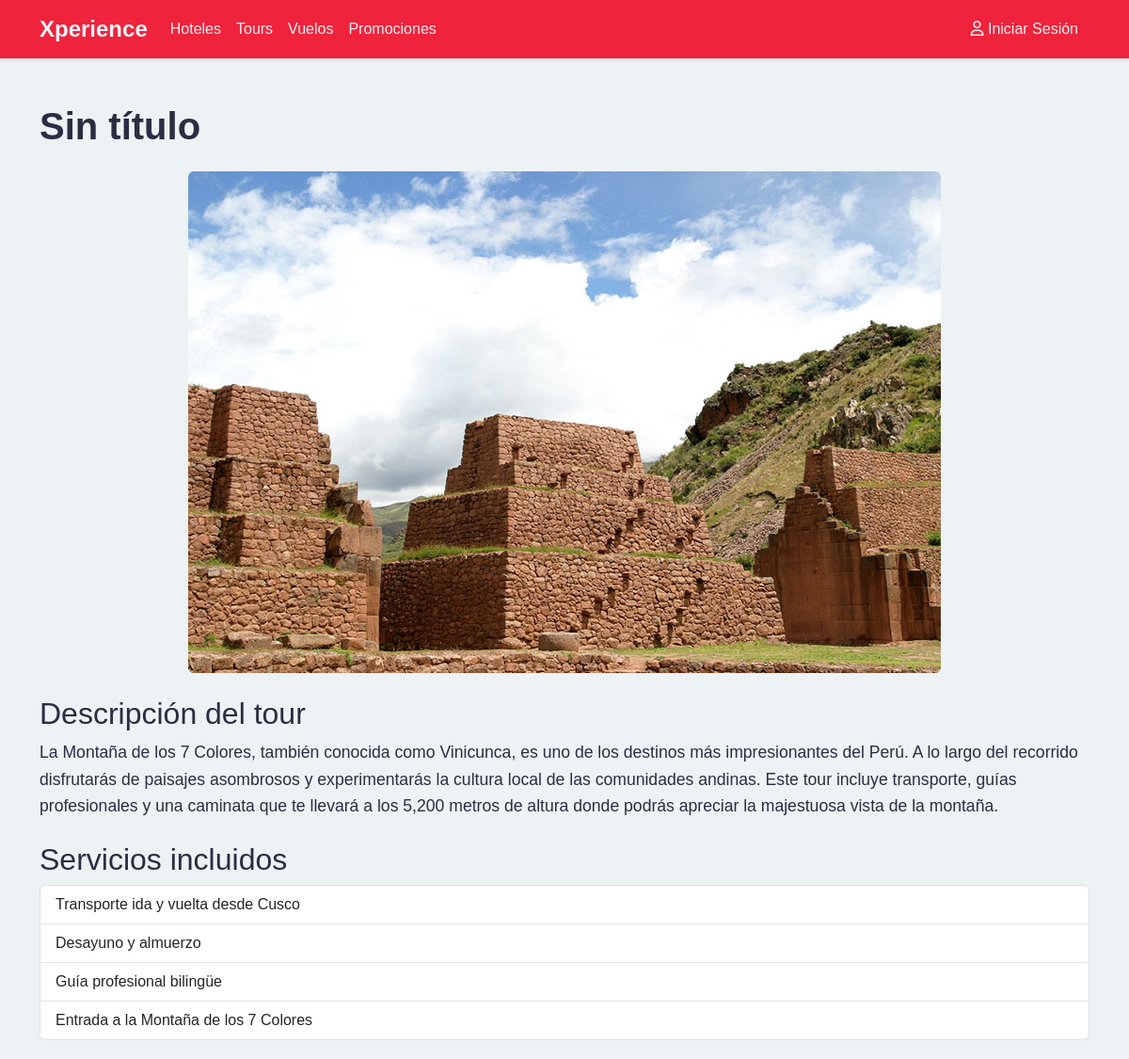
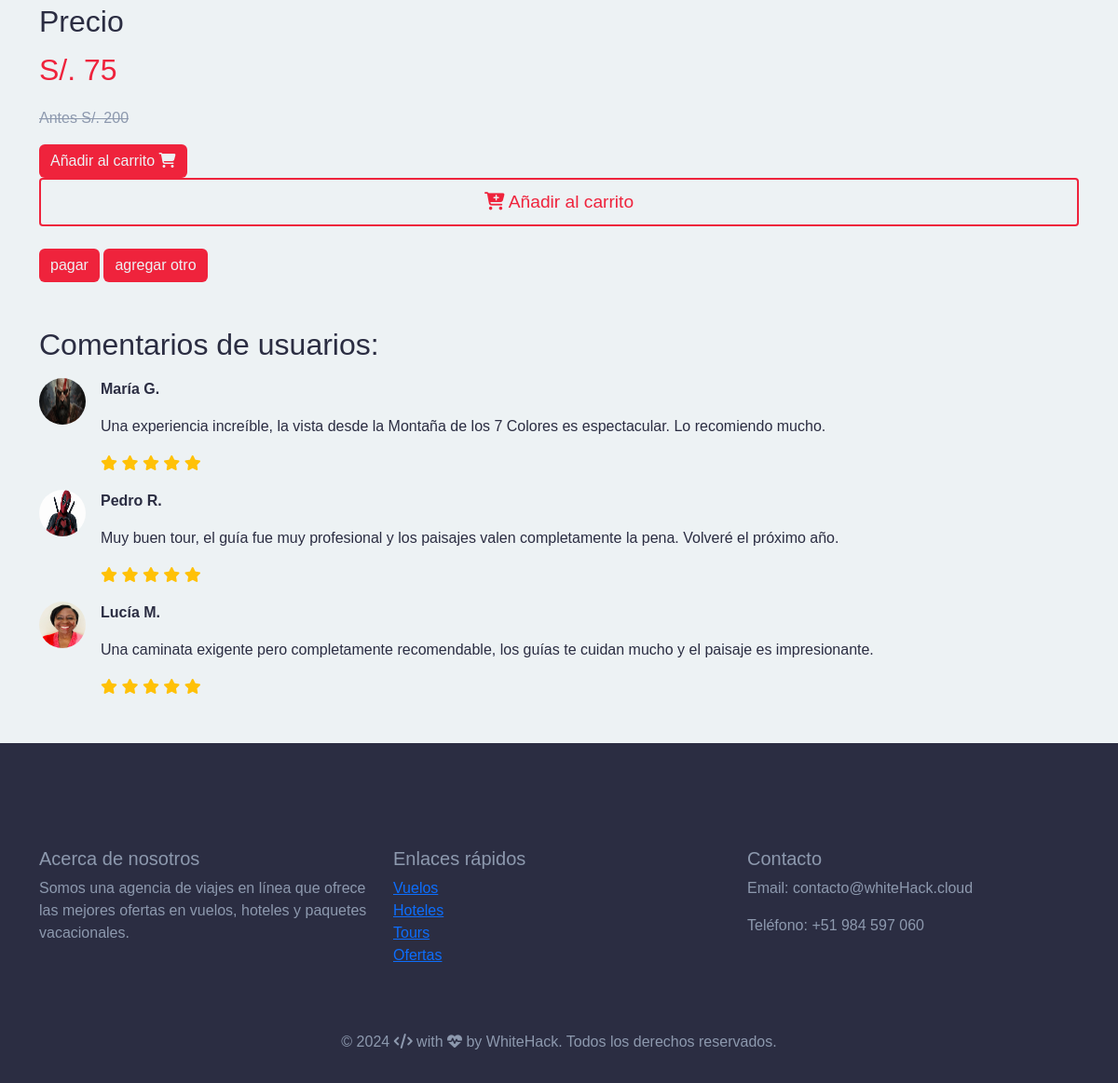
Screenshot of /store/category/ciudad/valle-sur with the database file from the repository (2 pictures, top to bottom).
### store/models.py (models this page shows, shortened)
class Product(models.Model):
    product_name = models.CharField(max_length=200, unique=True)
    slug = models.SlugField(max_length=200, unique=True)
    title = models.CharField(max_length=100, default="Sin título")
    description = models.TextField(max_length=1000, blank=True)
    price = models.IntegerField()
    images = models.ImageField(upload_to='fotos/productos')
    stock = models.IntegerField()
    is_available = models.BooleanField(default=True)
    category = models.ForeignKey(Category, on_delete=models.CASCADE)
    created_date = models.DateField(auto_created=True)
    modified_date = models.DateField(auto_created=True)
    @property
    def price_public(self):
        return int(self.price * 1.25) if self.price is not None else 0

### store/views.py (the view)
# urls.py: path('category/<slug:category_slug>/<slug:product_slug>', views.product_detail, name='product_detail'),
def product_detail(request, category_slug, product_slug):
    try:
        single_product = Product.objects.get(category__slug= category_slug, slug= product_slug)
    except Exception as e:
        raise e
    context = {
        'single_product': single_product,
    }
    return render(request, 'store/product_detail.html', context)

### category/context_procesor.py (called while the page is built)
def menu_links(request):
    links = Category.objects.all()
    return dict(links=links)

### templates/store/product_detail.html (shortened to what this page needs)
{% extends 'base.html' %}
{% load static %}
{% block content %}
<main class="container mt-5">
    <h1 class="titulo-tour">{{single_product.title}}</h1>
    <div class="text-center my-4">
        <img src="{{ single_product.images.url }}" alt="Imagen del producto"
            class="img-fluid rounded mx-auto d-block" style="max-height: 600px; width: auto;">
    </div>
    <form action="{% url 'add_cart' single_product.id %}" method="post">
    <div class="mt-4">
        <h2>Descripción del tour</h2>
        <p class="texto-descripcion">
            La Montaña de los 7 Colores, también conocida como Vinicunca, es uno de los destinos más impresionantes del Perú. A lo largo del recorrido disfrutarás de paisajes asombrosos y experimentarás la cultura local de las comunidades andinas. Este tour incluye transporte, guías profesionales y una caminata que te llevará a los 5,200 metros de altura donde podrás apreciar la majestuosa vista de la montaña.
        </p>
    </div>
    <div class="mt-4">
        <h2>Servicios incluidos</h2>
        <ul class="list-group">
            <li class="list-group-item">Transporte ida y vuelta desde Cusco</li>
            <li class="list-group-item">Desayuno y almuerzo</li>
            <li class="list-group-item">Guía profesional bilingüe</li>
            <li class="list-group-item">Entrada a la Montaña de los 7 Colores</li>
        </ul>
    </div>
    <div class="mt-4">
        <h2>Precio</h2>
        <p class="precio-destacado">S/. {{single_product.price_public}} </p>
        <p class="precio-tachado">Antes S/. 200</p>
    </div>
    <div class="mt-3">
        {% if single_product.stock <= 0 %}
            <h5 class='text-danger' >Out of stock </h5>
        {% else %}
        <button type="submit"  class="btn  btn-primary"> <span class="text">Añadir al carrito</span> <i class="fas fa-shopping-cart"></i>  </button>
        {% endif %}
        <button class="btn btn-outline-success btn-sm w-100">
        <i class="fa-solid fa-cart-plus"></i> Añadir al carrito
    </button>
    </div>
    <div class="mt-4">
        <a href="{% url 'cart'%}" class="btn btn-primary">pagar</a>
        <a href="{% url 'store' %}" class="btn btn-primary">agregar otro</a>
    </div>
    </form>
<div class="comentarios mt-5">
<h2>Comentarios de usuarios:</h2>
<div class="d-flex align-items-start mt-3">
    <img src="img/user1.jpg" alt="Usuario 1" class="rounded-circle me-3" style="width: 50px; height: 50px;">
    <div>
        <p><strong>María G.</strong></p>
        <p>Una experiencia increíble, la vista desde la Montaña de los 7 Colores es espectacular. Lo recomiendo mucho.</p>
        <div>
            <i class="fa-solid fa-star text-warning"></i>
            <i class="fa-solid fa-star text-warning"></i>
            <i class="fa-solid fa-star text-warning"></i>
            <i class="fa-solid fa-star text-warning"></i>
            <i class="fa-solid fa-star text-warning"></i>
        </div>
    </div>
</div>
<div class="d-flex align-items-start mt-3">
    <img src="img/user2.jpg" alt="Usuario 2" class="rounded-circle me-3" style="width: 50px; height: 50px;">
    <div>
        <p><strong>Pedro R.</strong></p>
        <p>Muy buen tour, el guía fue muy profesional y los paisajes valen completamente la pena. Volveré el próximo año.</p>
        <div>
            <i class="fa-solid fa-star text-warning"></i>
            <i class="fa-solid fa-star text-warning"></i>
            <i class="fa-solid fa-star text-warning"></i>
            <i class="fa-solid fa-star text-warning"></i>
            <i class="fa-solid fa-star text-warning"></i>
        </div>
    </div>
</div>
<div class="d-flex align-items-start mt-3">
    <img src="img/user3.jpg" alt="Usuario 3" class="rounded-circle me-3" style="width: 50px; height: 50px;">
    <div>
        <p><strong>Lucía M.</strong></p>
        <p>Una caminata exigente pero completamente recomendable, los guías te cuidan mucho y el paisaje es impresionante.</p>
        <div>
            <i class="fa-solid fa-star text-warning"></i>
            <i class="fa-solid fa-star text-warning"></i>
            <i class="fa-solid fa-star text-warning"></i>
            <i class="fa-solid fa-star text-warning"></i>
            <i class="fa-solid fa-star text-warning"></i>
        </div>
    </div>
</div>
</div>
</main>
{% endblock %}

### xperience/static/css/style_edg_7.css (style rules this page uses)
:root { --rojo1 : #ef233c; --rojo2: #d90429; --blanco: #edf2f4; --gris: #8d99ae; --oscuro: #2b2d42; }
body { font-family: 'Arial', sans-serif; color: var(--oscuro); background-color: var(--blanco); }
.btn-primary { background-color: var(--rojo1); color: var(--blanco); border: none; }
.titulo-tour { font-size: 2.5rem; font-weight: bold; }
.texto-descripcion { font-size: 1.2rem; color: #555; }
.precio-destacado { font-size: 1.5rem; color: #d9534f; }
.precio-tachado { text-decoration: line-through; color: #6c757d; }
.texto-descripcion { font-size: 1.1rem; line-height: 1.6; color: var(--oscuro); }
.precio-destacado { font-size: 2rem; color: var(--rojo1); }
.precio-tachado { text-decoration: line-through; color: var(--gris); }
.btn-outline-success { border: 2px solid var(--rojo1); color: var(--rojo1); font-size: 1.2rem; padding: 10px 20px; }

### rows the page displays
Product: title "Sin título", images (picture), price_public "75"
